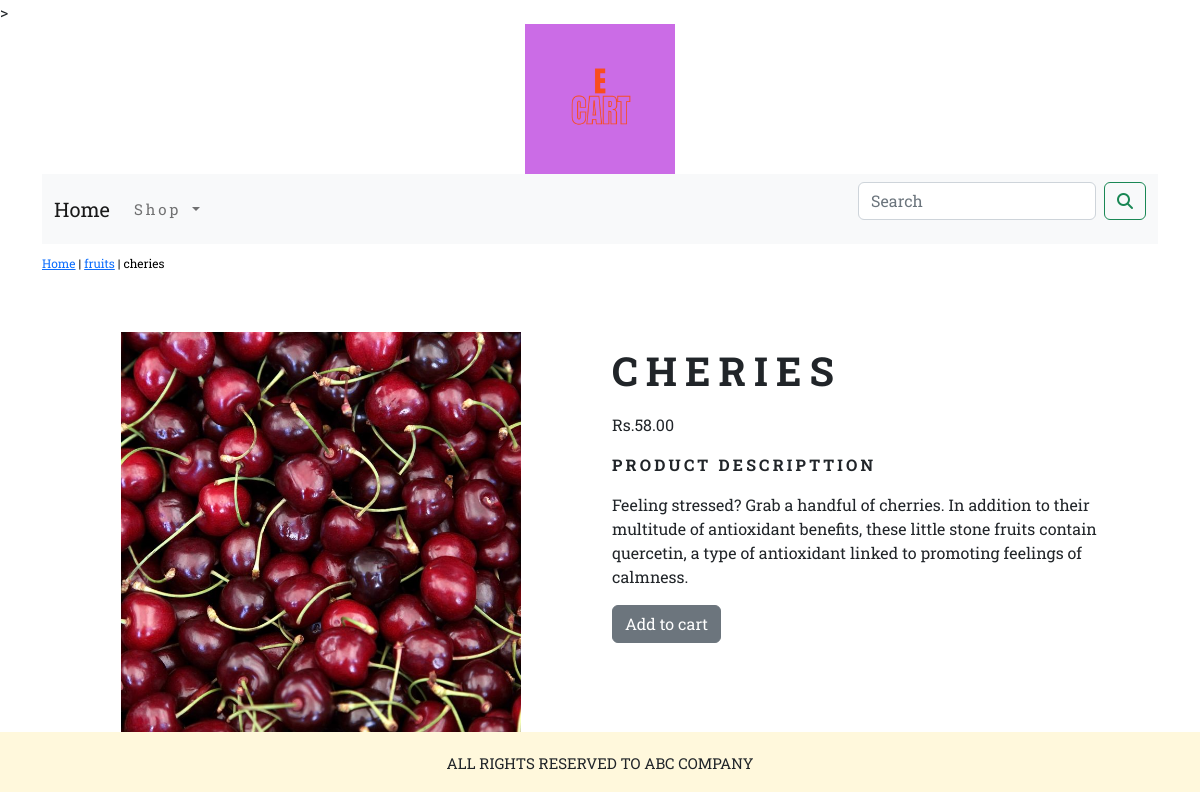
Page /ecommerceapp/fruits/cheries/ on the committed database.
### ecommerceapp/models.py (models this page shows, shortened)
class Product(models.Model):
    name = models.CharField(max_length=150, unique=True)
    slug = models.SlugField(max_length=150, unique=True)
    description = models.TextField(blank=True)
    price = models.DecimalField(max_digits=10,decimal_places=2)
    category=models.ForeignKey(Category,on_delete=models.CASCADE)
    image = models.ImageField(upload_to='product', blank=True)
    stock = models.IntegerField()
    available=models.BooleanField(default=True)
    created = models.DateTimeField(auto_now_add=True)
    updated = models.DateTimeField(auto_now=True)
    class Meta:
        ordering = ('name',)
        verbose_name = 'product'
        verbose_name_plural = 'products'

class Category(models.Model):
    name = models.CharField(max_length=150, unique=True)
    slug = models.SlugField(max_length=150, unique=True)
    description = models.TextField(blank=True)
    image = models.ImageField(upload_to='category', blank=True)
    class Meta:
        ordering = ('name',)
        verbose_name = 'category'
        verbose_name_plural = 'categories'
    def get_url(self):
        return reverse('ecommerceapp:product_by_category',args=[self.slug])
    def __str__(self):
         return '{}'.format(self.name)

### ecommerceapp/views.py (the view)
# urls.py: path("<slug:c_slug>/<slug:p_slug>/",views.ProDetail,name='ProDetail'),
def ProDetail(request,c_slug,p_slug):
    try:
        product = Product.objects.get(category__slug=c_slug, slug=p_slug)
    except Exception as e:
        raise e
    return render(request,'product.html',{'product':product})

### cart_app/context__processors.py (called while the page is built)
def counter(request):
    item_count= 0
    if 'admin' in request.path :
        return {}
    else:
        try:
            cart=Cart.objects.filter(cart_id=_cart_id(request))
            cart_items=CartItem.objects.all().filter(cart=cart[:1])
            for cart_item in cart_items:
                item_count += cart_item.quantity
        except Cart.DoesNotExist:
            item_count = 0
    return dict(item_count=item_count)

### cart_app/views.py (called while the page is built)
def _cart_id(request):
    cart= request.session.session_key
    if not cart:
        cart=request.session.create()
    return cart

### ecommerceapp/context_processors.py (called while the page is built)
def menu_links(request):
    links=Category.objects.all()
    return dict(links=links)

### templates/product.html (shortened to what this page needs)
{% extends 'base.html' %}
{% load static %}
{% block content %}
  <div class="row my_prod_row">
    <div class="mx_auto">
      <p><a href="{% url 'ecommerceapp:AllProdCat'%}">Home</a> | <a href="{{product.category.get_url}}">{{product.category}}</a> | {{product.name}}</p>
    </div>
  </div>
  <div class="container">
    <br>
    <div class="row">
      <div class="col-12 col-sm-12 col-md-12 col-lg-6 text-center">
          <div style="min-width:18rem;">
              <img src="{{product.image.url}}" alt="{{product.name}} "height="400px" width="400px">
          </div>
      </div>
      <div class="col-12 col-sm-12 col-md-12 col-lg-6">
          <div>
             <h1 class="my_prod_title"> {{product.name}}</h1>
             <p> Rs.{{product.price}}</p>
              <p class="my_title" ><b>Product Descripttion </b></p>
              <p class="text-justify my_prod_text">{{product.description}}</p>
              {% if product.stock <= 0 %}
                 <p class="text-justify my_prod_text"><b> Out of stock </b></p>
              {% else %}
                 <a class="btn btn-secondary" href="{% url 'cart_app:add_cart' product.id %}"> Add to cart</a>
              {% endif %}
          </div>
      </div>
    </div>
  </div>
{% endblock%}

### static/css/custom.css (style rules this page uses)
body { font-family: 'Roboto Slab', serif; }
.my_title { font-size:16px; text-transform:uppercase; letter-spacing:.2em; }
.my_prod_row { padding-top: 10px; padding-bottom: 20px; }
.my_prod_row .mx_auto { color:000; font-size:12px; text-decoration:none; }
.my_prod_title { font-size:40px; font-weight:bold; text-transform:uppercase; letter-spacing:.2em; padding-top: 15px; padding-bottom: 10px; }
.my_prod_text { padding-right:20px; }

### rows in the picture
Product: category "fruits", name "cheries", image (picture), name "CHERIES", price "58.00", description "Feeling stressed? Grab a handful of cherries. In addition to their multitude of antioxidant benefits, these little stone fruits contain quercetin, a type of antioxidant linked to promoting feelings of calmness."
